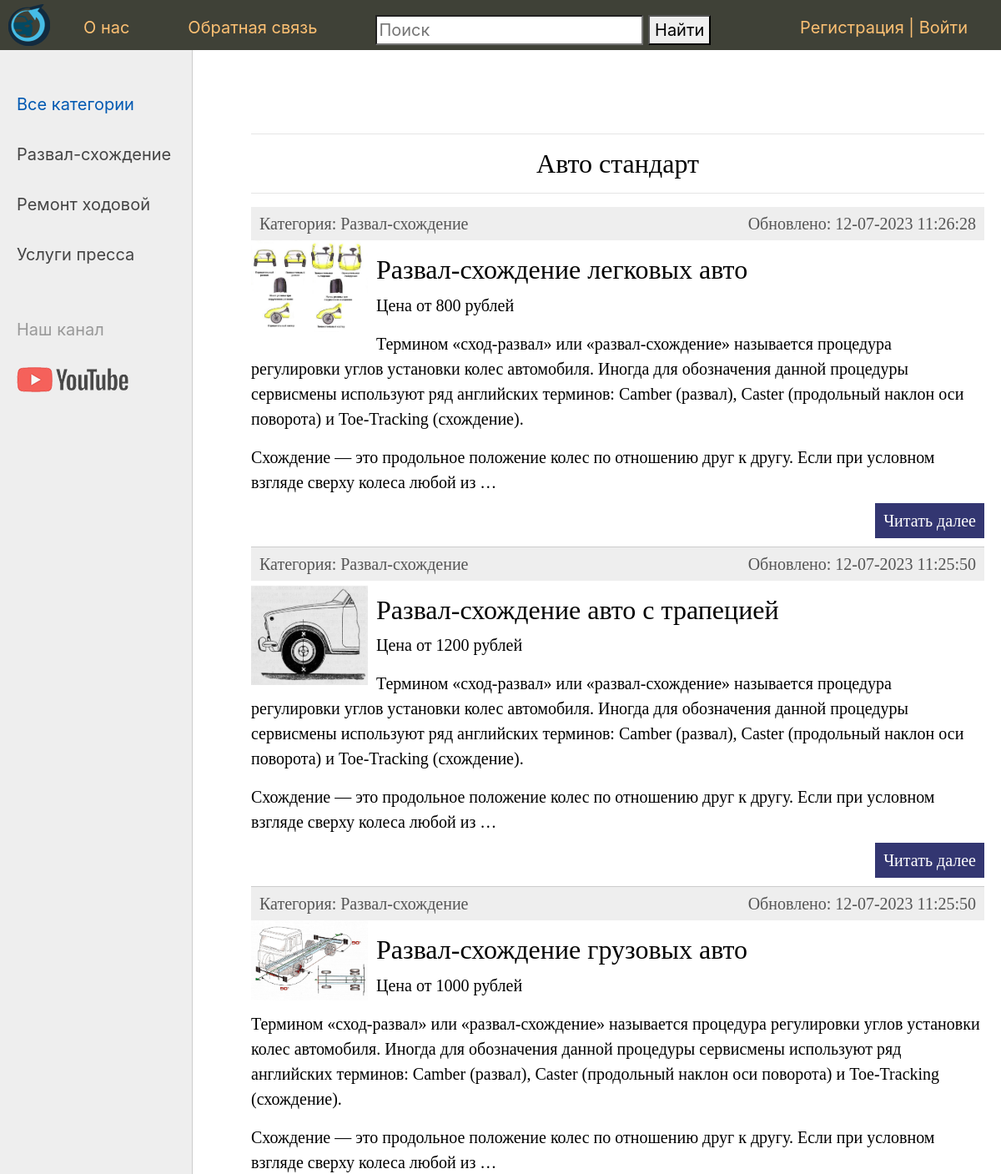
The app's page / (upper part), older data.
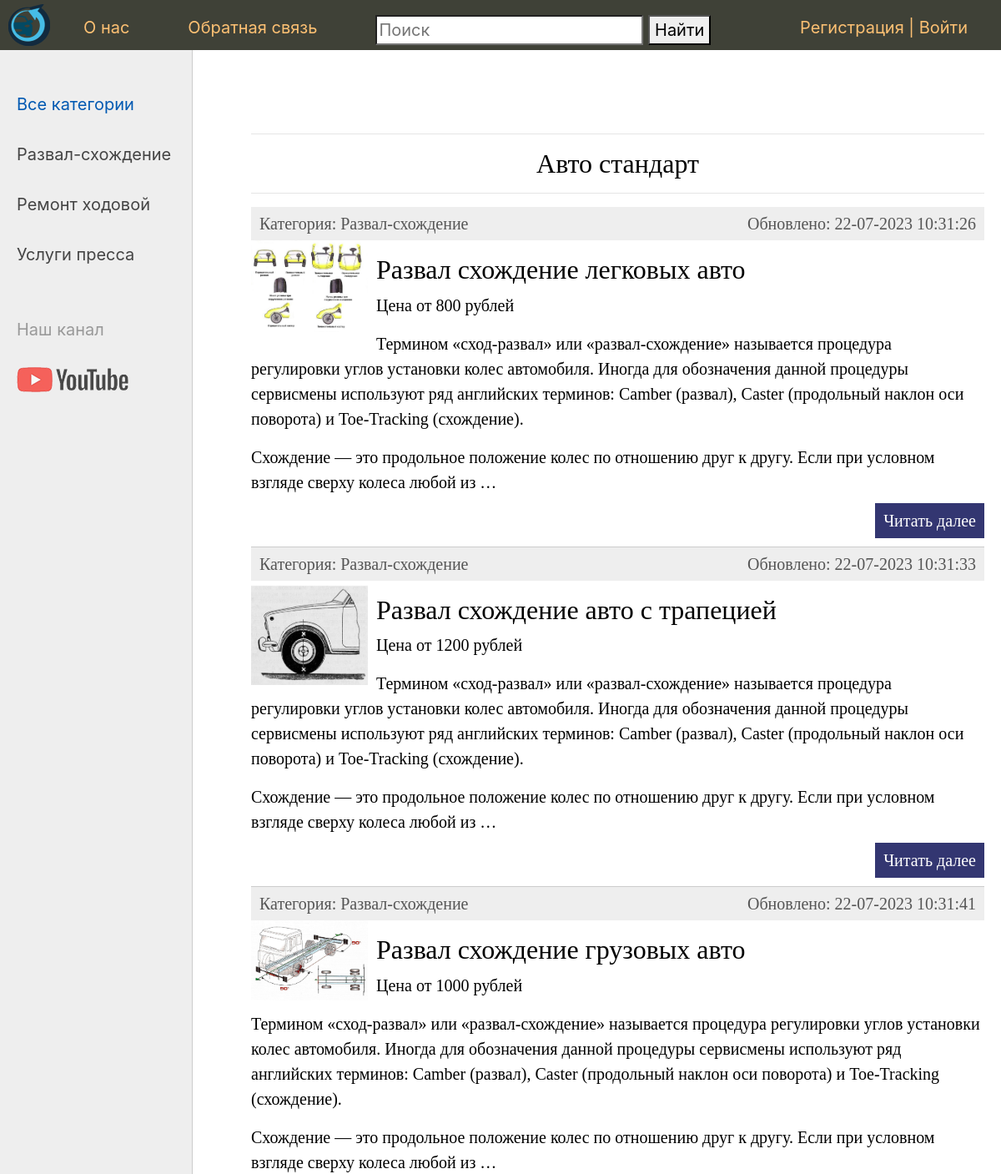
The same page, newer data.
### avto_tochka/models.py (models this page shows, shortened)
class Service(models.Model):
    title = models.CharField(max_length=255, verbose_name='Заголовок')
    slug = models.SlugField(max_length=255, unique=True, db_index=True, verbose_name='URL')
    price = models.SmallIntegerField(default=0, verbose_name='Цена')
    content = models.TextField(blank=False, verbose_name='Описание')  # Пустое = False
    photo = models.ImageField(upload_to="photos/%Y/%m/%d/", verbose_name='Фото')  # Загрузить в "photos/%Y/%m/%d/"
    time_create = models.DateTimeField(auto_now_add=True, verbose_name='Дата создания')
    time_update = models.DateTimeField(auto_now=True, verbose_name='Дата обновления')
    is_published = models.BooleanField(default=True, verbose_name='Обпуликовать')
    cat = models.ForeignKey('Category', on_delete=models.PROTECT, verbose_name='Категория')  # (cat)_id автоматом добавится
    def get_absolute_url(self):
        return reverse('service', kwargs={'service_slug': self.slug})
    class Meta:
        verbose_name = 'Услуги'
        verbose_name_plural = 'Услуги'
        ordering = ['id']

class Category(models.Model):
    name = models.CharField(max_length=100, db_index=True, verbose_name='Категории услуг')
    slug = models.SlugField(max_length=255, unique=True, db_index=True, verbose_name='URL')
    def __str__(self):
        return self.name
    def get_absolute_url(self):
        return reverse('category', kwargs={'cat_slug': self.slug})
    class Meta:
        verbose_name = 'Категории услуг'
        verbose_name_plural = 'Категории услуг'

### avto_tochka/views.py (the view)
# urls.py: path('', ServiceHome.as_view(), name='main'),  # http://127.0.0.1:8000/
class ServiceHome(DataMixin, ListView):
    model = Service
    template_name = 'avto_tochka/home.html'
    context_object_name = 'posts'
    def get_context_data(self, *, object_list=None, **kwargs):
        context = super().get_context_data(**kwargs)
        c_def = self.get_user_context(title="Главная страница")
        return dict(list(context.items()) + list(c_def.items()))
    def get_queryset(self):
        return Service.objects.filter(is_published=True).select_related('cat')

### avto_tochka/utils.py (called while the page is built)
    def get_user_context(self, **kwargs):
        context = kwargs
        cats = Category.objects.annotate(Count('service'))
        user_menu = menu.copy()
        if not self.request.user.is_superuser:
            user_menu.pop(2)
        context['menu'] = user_menu
        context['cats'] = cats  # tag для html
        if 'cat_selected' not in context:
            context['cat_selected'] = 0
        return context

### avto_tochka/templates/avto_tochka/home.html (shortened to what this page needs)
{% extends 'avto_tochka/base.html' %}
{% block content %}
<hr>
    <h1 align="center">Авто стандарт</h1>
<hr>
<ul class="list-articles">
    {% for p in posts %}
    <li>
        <div class="article-panel">
        <p class="first">Категория: {{p.cat}}</p>
        <p class="last">Обновлено: {{p.time_update|date:"d-m-Y H:i:s"}}</p>
        </div>
        {% if p.photo %}
            <p><img class="img-article-left thumb" src="{{p.photo.url}}"></p>
        {% endif %}
        <h2>{{p.title}}</h2>
        <p>Цена от {{p.price}} рублей </p>
        {% autoescape on %}
        {{p.content|linebreaks|truncatewords:50}}
        {% endautoescape %}
        <p class="link-read-post"><a href="{{ p.get_absolute_url }}">Читать далее</a></p>
    </li>
	{% endfor %}
</ul>
{% endblock %}

### avto_tochka/templates/avto_tochka/base.html (shortened to what this page needs)
{% load static %}
{% load avto_tochka_tags %}
<!DOCTYPE html>
<html lang="ru">
<head>
		<link type="text/css" href="{% static 'avto_tochka/css/styles.css' %}" rel="stylesheet" />
</head>
<body>
<table class="table-page" border=0 cellpadding="0" cellspacing="0">
<tr><td valign=top>
{% block mainmenu %}
		<div class="header">
			<ul id="mainmenu" class="mainmenu">
			<li class="logo"><a href="{% url 'main' %}"><div class="logo"></div></a></li>
			{% for m in menu %}
			<li><a href="{% url m.url_name %}">{{m.title}}</a></li>
			{% endfor %}
			{% if request.user.is_authenticated %}
			<li class="last"> {{user.username}} | <a href="{% url 'logout' %}">Выйти</a></li>
			{% else %}
			<li class="last"><a href="{% url 'register' %}">Регистрация</a> | <a href="{% url 'login' %}">Войти</a></li>
			{% endif %}
			<li>
			<form action="{% url 'search' %}" method="get">
				<input type="search" type="text" name="q" placeholder="Поиск">
				<button type="submit">Найти</button>
			</form>
			</li>
			</ul>
		</div>
{% endblock mainmenu %}
<table class="table-content" border=0 cellpadding="0" cellspacing="0">
<tr>
<td valign="top" class="left-chapters">
	<ul id="leftchapters">
		{% if cat_selected == 0 %}
		<li class="selected">Все категории</li>
		{% else %}
				<li><a href="{% url 'main' %}">Все категории</a></li>
		{% endif %}
		{% for c in cats %}
			{% if c.service__count > 0 %}
				{% if c.pk == cat_selected %}
					<li class="selected">{{c.name}}</li>
				{% else %}
					<li><a href="{{ c.get_absolute_url }}">{{c.name}}</a></li>
				{% endif %}
			{% endif %}
		{% endfor %}
		<li class="share">
		<p>Наш канал</p>
		<a class="share-yt" href="https://www.youtube.com/@pro_avtomobil" target="_blank" rel="nofollow"></a>
		</li>
	</ul>
</td>
<td valign="top" class="content">
	<div class="content-text">
{% block content %}
{% endblock %}
		<link rel="stylesheet" href="https://cdn.jsdelivr.net/npm/bootstrap@4.0.0/dist/css/bootstrap.min.css">
	</div>
</td></tr></table>
</td></tr>
</table>
</body>
</html>

Row changes from the older to the newer data that the page shows:
changed Service: time_update "12-07-2023 11:26:28" → "22-07-2023 10:31:26"; title "Развал-схождение легковых авто" → "Развал схождение легковых авто"
changed Service: time_update "12-07-2023 11:25:50" → "22-07-2023 10:31:33"; title "Развал-схождение авто с трапецией" → "Развал схождение авто с трапецией"
changed Service: time_update "12-07-2023 11:25:50" → "22-07-2023 10:31:41"; title "Развал-схождение грузовых авто" → "Развал схождение грузовых авто"
